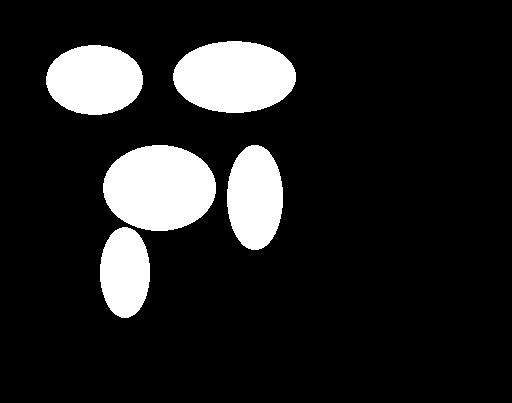
#> input picture binary.png, 512 x 403 px
$ jupyter execute --allow-errors Image_Morphology_OpenCV.ipynb
#> lines starting #> are read from the running program, lines starting #| are printed output that depends on the picture; after the words box and inside, x2 and y2 are one past the last pixel; in counts of white or black regions, pixels touching at a corner belong together
[cell 1]
import cv2
import numpy as np
import matplotlib.pyplot as plt

[cell 2]
"""
Görüntü işlemde morfolojik işlem, görüntülerdeki yapısal öğeleri inceleyen ve manipüle eden işlemler grubuna verilen addır.
Bu işlemler genellikle ikili (binary) veya gri tonlamalı görüntüler üzerinde gerçekleştirilir ve şekil, boyut, yapı gibi özellikleri
çıkarmaya veya değiştirmeye yönelik matematiksel tekniklerdir. Morfolojik işlemler, özellikle nesne sınırlarını, şekil özelliklerini ve bağlantıları
analiz etme ve iyileştirme amacıyla kullanılır.
"""

[cell 3]
# Erosion (Aşınma): siyah beyaz görüntülerde beyaz rengini temsil eden
# piksellerin daha da küçültülmesi işlemini yapar.

my_original_img = cv2.imread("./binary.png",0)
#> my_original_img: shape (403, 512); 13.6% white; 5 white regions, box (x1, y1, x2, y2) and area: (103, 145, 216, 231) 7623, (173, 41, 296, 113) 6948, (46, 45, 143, 115) 5323, (227, 145, 283, 250) 4623, (100, 227, 150, 318) 3579

my_kernel = np.ones((5,5),dtype=np.uint8)

my_erosion_img = cv2.erode(my_original_img, my_kernel, iterations=2)
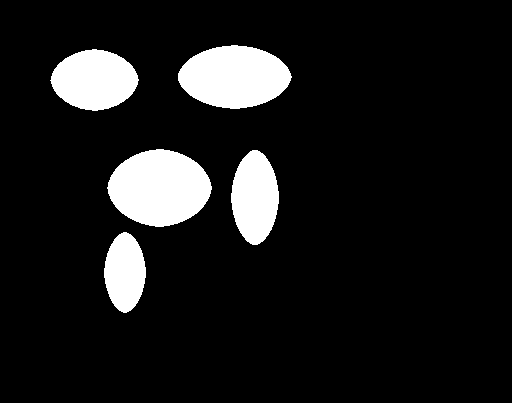
#> my_erosion_img: shape (403, 512); 10.4% white; 5 white regions, box (x1, y1, x2, y2) and area: (107, 149, 212, 227) 6095, (178, 45, 292, 109) 5452, (50, 49, 139, 111) 4051, (231, 150, 279, 245) 3399, (104, 232, 146, 313) 2517

fig = plt.figure(figsize=(10, 7))
rows = 1
columns = 2

fig.add_subplot(rows, columns, 1)
plt.imshow(my_original_img, cmap="gray")
plt.axis('off')
plt.title("Original Image")

fig.add_subplot(rows, columns, 2)
plt.imshow(my_erosion_img, cmap="gray")
plt.axis('off')
plt.title("EROSION Image")
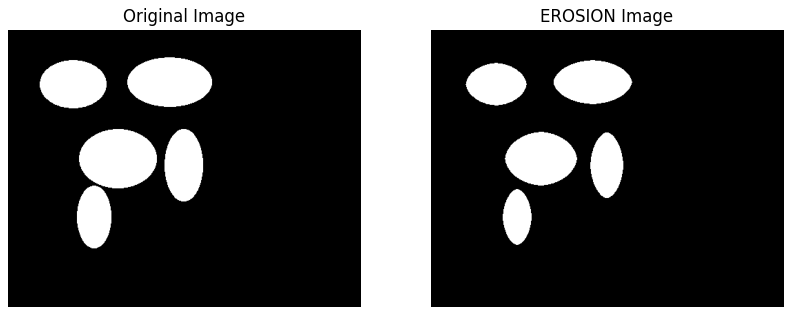
#> figure drawn by matplotlib, 2 panels

[cell 4]
my_kernel

[cell 5]
# Genişleme (Dilation); Erosion işleminin tam tersidir. Görüntüdeki beyaz
# rengi temsil eden piksellerin büyümesini, genişlemesini sağlar.

my_dilation_img = cv2.dilate(my_original_img, my_kernel, iterations=2)
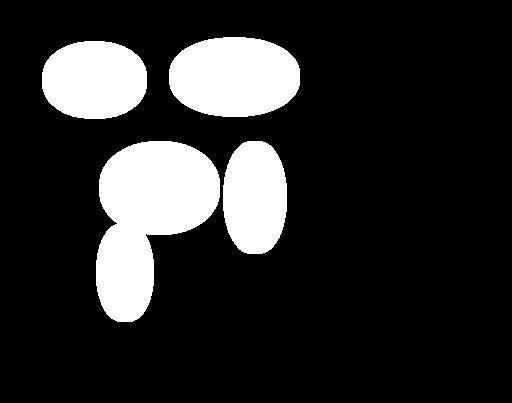
#> my_dilation_img: shape (403, 512); 17% white; 4 white regions, box (x1, y1, x2, y2) and area: (96, 141, 220, 322) 13907, (169, 37, 300, 117) 8572, (42, 41, 147, 119) 6723, (223, 141, 287, 254) 5975

fig = plt.figure(figsize=(10, 7))
rows = 1
columns = 3

fig.add_subplot(rows, columns, 1)
plt.imshow(my_original_img, cmap="gray")
plt.axis('off')
plt.title("Original Image")

fig.add_subplot(rows, columns, 2)
plt.imshow(my_erosion_img, cmap="gray")
plt.axis('off')
plt.title("EROSION Image")

fig.add_subplot(rows, columns, 3)
plt.imshow(my_dilation_img, cmap="gray")
plt.axis('off')
plt.title("DILATION Image")
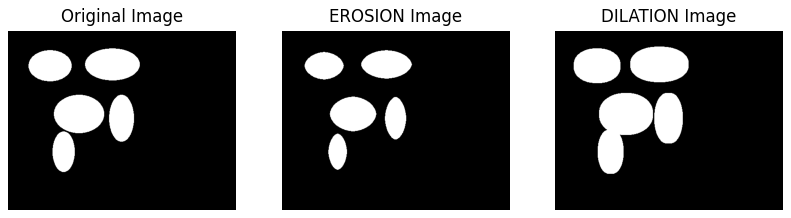
#> figure drawn by matplotlib, 3 panels

[cell 6]
# Açma/Açılma (Opening) İşlemi: Önce erosion sonra da dilation işlemlerinin
# arka arkaya uygulanması ile elde edilir.
# Burada amaç, beyaz piksellerin neden olduğu gürültünün temizlenmesidir.
# Görüntü işlemede gürültü, görüntüde istenmeyen piksellerdir.
# Tıpkı bir müzik dinlerken araya cızırtı seslerinin girmesi gibi.

new_img = cv2.imread("./binary_with_text.png",0)

#> (the rest of this cell did not finish here and is left out)

#> (a cell that did not finish here is left out)

#> (a cell that did not finish here is left out)

#> (a cell that did not finish here is left out)

[cell 10]
fig = plt.figure(figsize=(10, 7))
rows = 1
columns = 3

fig.add_subplot(rows, columns, 1)
#> (the rest of this cell did not finish here and is left out)

[cell 11]
# 4. morfolojik işlem: Closing (Kapatma/Kapama), bu da opening işleminin
# tam tersidir. Görüntüye önce genişleme sonra erozyon işlemini uygular.

[cell 12]
my_black_noise = np.random.randint(0,2, size=my_original_img.shape[:2])
my_black_noise =my_black_noise * -255

plt.imshow(my_black_noise,cmap="gray")
plt.axis("off")
plt.title("MY BLACK NOISED IMAGE")
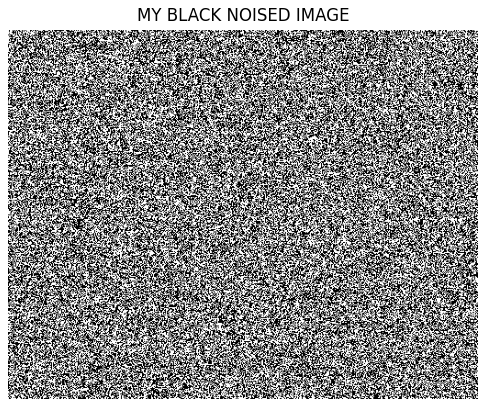
#> figure drawn by matplotlib, 1 panel

#> (a cell that did not finish here is left out)

#> (a cell that did not finish here is left out)

#> (a cell that did not finish here is left out)

[cell 16]
fig = plt.figure(figsize=(10, 7))
rows = 1
columns = 3

fig.add_subplot(rows, columns, 1)
#> (the rest of this cell did not finish here and is left out)

[cell 17]
# 5. morfolojik işlem gradient (gradyan) işlemi:
# Matematikte gradyan, bir fonksiyonun değişim hızını ve yönünü veren
# vektördür. Görüntü işlemede gradyan ise, bir görüntünün yoğunluk değişimini
# temsil eder. Bir pikselden başka bir piksele geçerken yaşanan değişimlerin
# büyüklüğünü verir. Bu işlem genellikle, kenar tespit işleminde kullanılır

my_gradient_img_1 = cv2.morphologyEx(my_original_img, cv2.MORPH_GRADIENT,
                                     my_kernel)
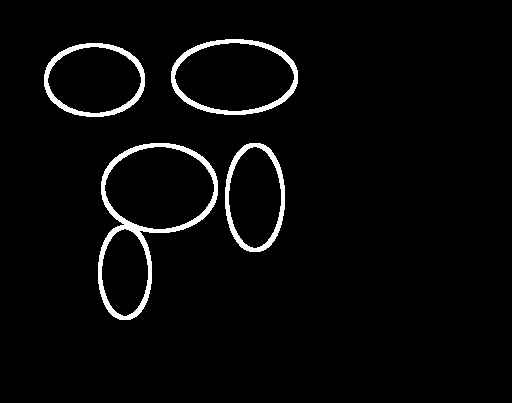
#> my_gradient_img_1: shape (403, 512); 3.3% white; 4 white regions, box (x1, y1, x2, y2) and area: (98, 143, 218, 320) 2699, (171, 39, 298, 115) 1560, (44, 43, 145, 117) 1336, (225, 143, 285, 252) 1288
#> (the rest of this cell did not finish here and is left out)
